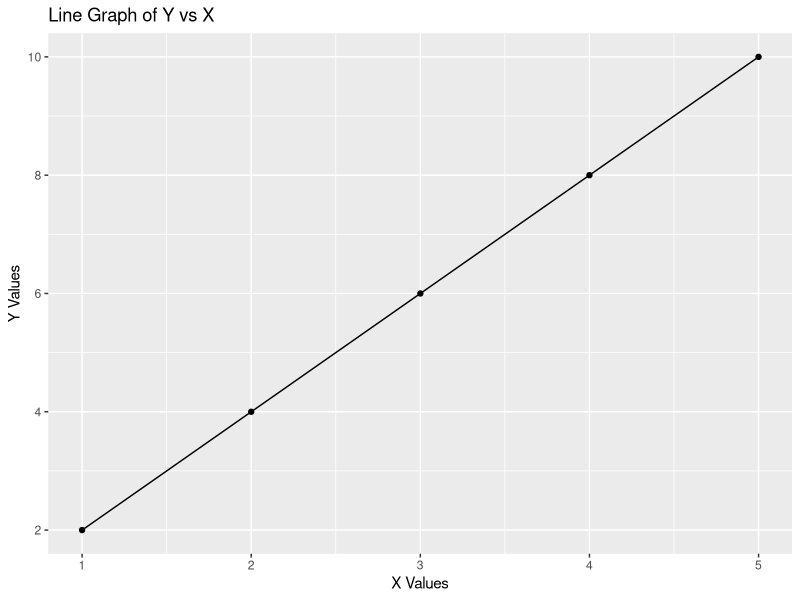

Source code (R):
## ---- chunk 1
# [dep-test] Dependency resolution submodule
library(ggplot2)

# Create some sample data
x_values = c(1, 2, 3, 4, 5)
y_values = c(2, 4, 6, 8, 10)
## ---- chunk 2
# Plot the data
data <- data.frame(x=x_values, y=y_values)
ggplot(data, aes(x = x, y = y)) +
  geom_line() +
  geom_point() + # Optional: add points to the line
  labs(title = "Line Graph of Y vs X", x = "X Values", y = "Y Values")
## ---- chunk 3
# [dep-test] print x
print(x_values)
## ---- chunk 4
